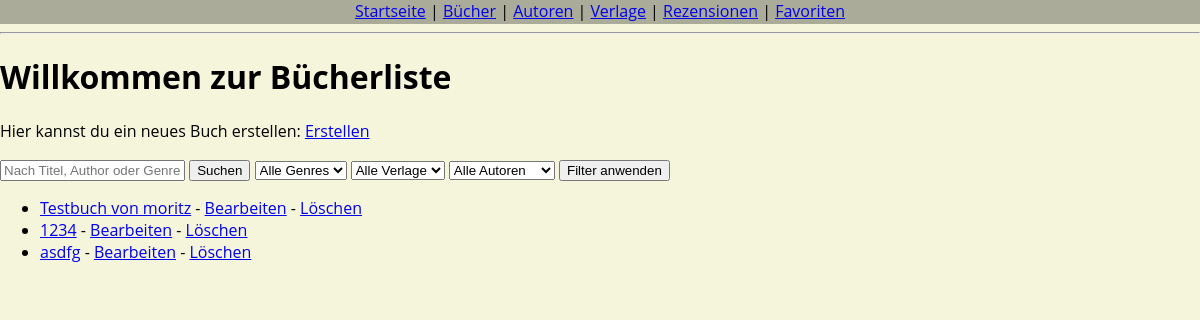
/books/, run on an earlier commit of the app's database.
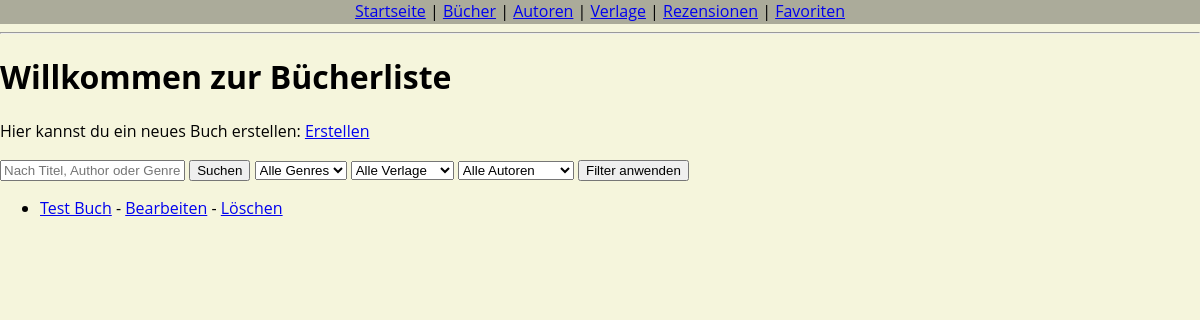
And on a later commit of the database.
### library/models.py (models this page shows, shortened)
class BookItem(models.Model):
    Titel = models.CharField(max_length=200)
    Author = models.ForeignKey(Author, on_delete=models.SET_NULL, null=True, blank=True)
    Veröffentlichungsdatum = models.DateField(default=date.today)
    Publisher = models.ForeignKey(Publisher, on_delete=models.CASCADE, null=True, blank=True)
    Genre = models.CharField(max_length=100, blank=True)
    Beschreibung = models.TextField(blank=True)

### library/views.py (the view, shortened to what this page needs)
# urls.py: path("books/", views.BookListView.as_view(), name="book_list"),
class BookListView(ListView):
    model = BookItem
    template_name = "library/book/book_list.html"
    context_object_name = "all_items"
    def get_queryset(self):
        queryset = super().get_queryset()
        q = self.request.GET.get("q")
        genre = self.request.GET.get("genre")
        publisher = self.request.GET.get("publisher")
        ratings = self.request.GET.get("rating")
        author = self.request.GET.get("author")
        if genre:
            queryset = queryset.filter(Genre=genre)
        if publisher:
            queryset = queryset.filter(Publisher_id=publisher)
        if ratings:
            queryset = queryset.filter(avg_rating__gte=min(ratings))
        if author:
            queryset = queryset.filter(Author_id=author)
        return queryset.distinct()
    def get_context_data(self, **kwargs):
        context = super().get_context_data(**kwargs)
        context["genres"] = (BookItem.objects.values_list("Genre", flat=True).exclude(Genre="").distinct())
        context["publishers"] = Publisher.objects.all()
        context["authors"] = Author.objects.all()
        return context

### library/templates/library/book/book_list.html (shortened to what this page needs)
{% extends "library/base.html" %}
{% block content %}
  <h1>Willkommen zur Bücherliste</h1>
  <p>
    Hier kannst du ein neues Buch erstellen:
    <a href="{% url 'book_create' %}">Erstellen</a>
  </p>
  <form method="get" action="{% url 'book_list' %}">
    <input
      type="text"
      name="q"
      placeholder="Nach Titel, Author oder Genre suchen..."
      value="{{ request.GET.q }}"
    >
    <button type="submit">Suchen</button>
  <select name="genre">
    <option value="">Alle Genres</option>
    </select>
    <select name="publisher">
    <option value="">Alle Verlage</option>
    </select>
    <select name="author">
    <option value="">Alle Autoren</option>
    </select>
    <button type="submit">Filter anwenden</button>
  </form>
  <ul>
    {% for b in all_items %}
      <li>
        <a href="{% url 'book_detail' b.pk %}">{{ b.Titel }}</a>
        - <a href="{% url 'book_update' b.pk %}">Bearbeiten</a>
        - <a href="{% url 'book_delete' b.pk %}">Löschen</a>
      </li>
    {% empty %}
      <li>Noch keine Bücher vorhanden.</li>
    {% endfor %}
  </ul>
{% endblock %}

What changed in the data, as far as the page shows it:
removed BookItem: Titel "Testbuch von moritz"
removed BookItem: Titel "1234"
removed BookItem: Titel "asdfg"
added BookItem: Titel "Test Buch"
